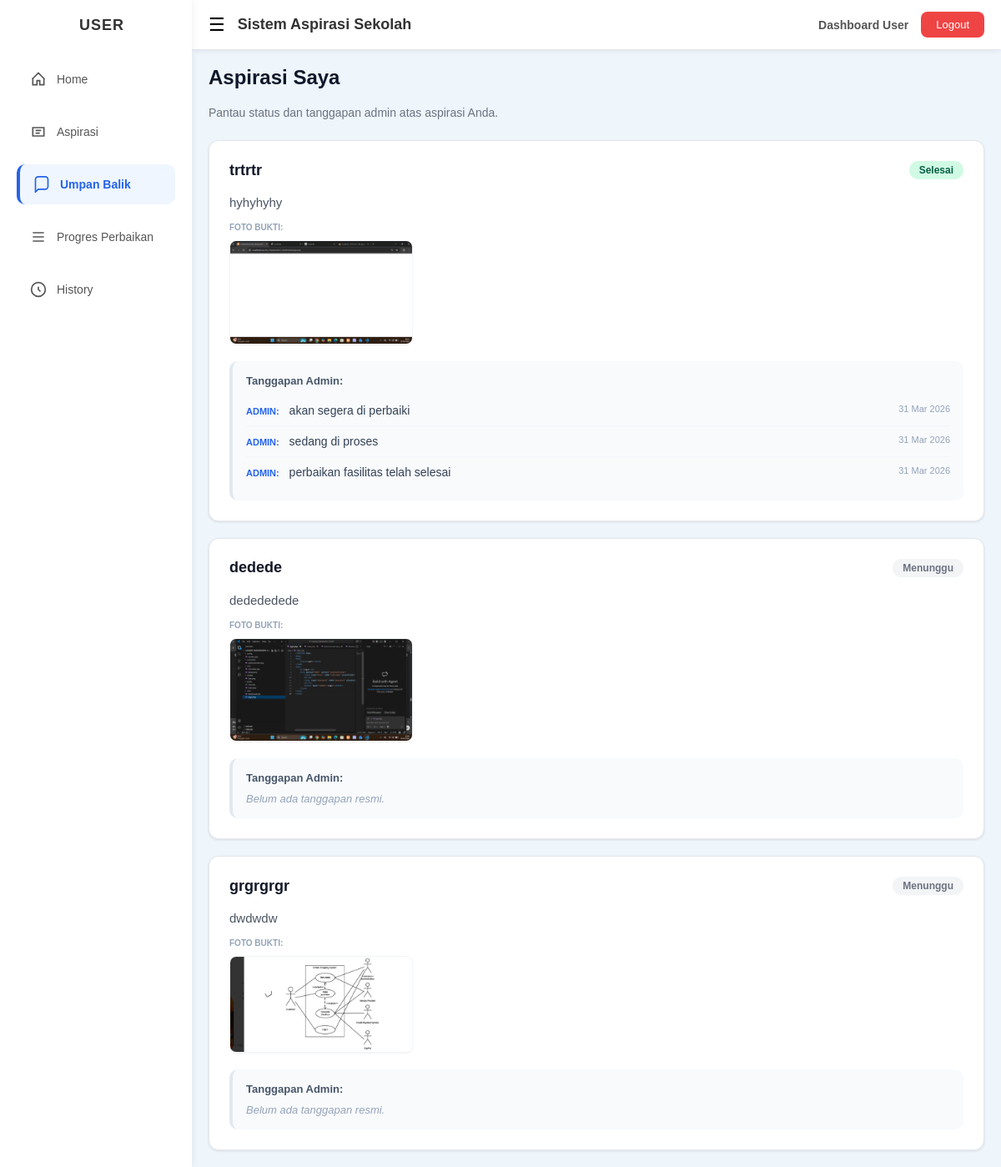
The page /views/user/umpanbalik.php (signed in) on the database as committed earlier.
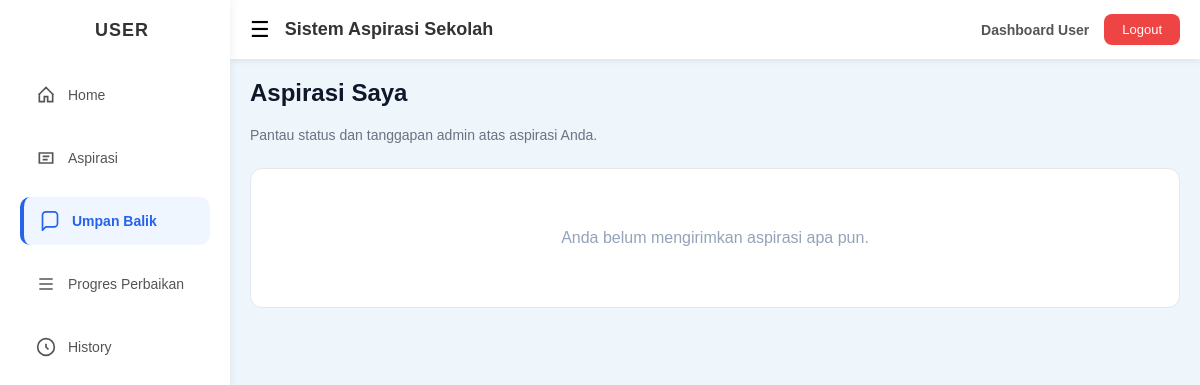
The same page on the database as committed later.
### tables this page shows
CREATE TABLE `aspirasi` (
  `id` int NOT NULL,
  `user_id` int DEFAULT NULL,
  `nama_lengkap` varchar(100) NOT NULL,
  `kelas` varchar(50) NOT NULL,
  `id_categori` int NOT NULL,
  `judul` varchar(255) DEFAULT NULL,
  `pesan` text NOT NULL,
  `foto` varchar(255) DEFAULT NULL,
  `status` enum('menunggu','diproses','selesai','ditolak') DEFAULT 'menunggu',
  `created_at` timestamp NOT NULL DEFAULT CURRENT_TIMESTAMP
);

CREATE TABLE `umpan_balik` (
  `id` int NOT NULL,
  `aspirasi_id` int NOT NULL,
  `tanggapan` text NOT NULL,
  `created_at` datetime DEFAULT CURRENT_TIMESTAMP
);

### controllers/c_umpanbalik.php (called while the page is built, shortened)
<?php
include_once __DIR__ . '/../models/m_umpanbalik.php';
$umpanbalik = new umpanbalik();
?>

### models/m_koneksi.php (called while the page is built, shortened)
<?php
class koneksi {
    private $server = "localhost";
    private $username = "root";
    private $pass = "";
    private $db = "ukk_3_reifanazkia";
    function __construct()
    {
        $this->koneksi = mysqli_connect(
            $this->server,
            $this->username,
            $this->pass,
            $this->db
        );
        mysqli_select_db($this->koneksi, $this->db);
        if ($this->koneksi) {
            return $this->koneksi;
        } else {
            echo "Koneksi ke Db Gagal";
        }
    }
}
?>

### models/m_umpanbalik.php (called while the page is built, shortened)
<?php
include_once __DIR__ . '/m_koneksi.php';
class umpanbalik
{
    public function tampil_data($user_id = null)
    {
        $conn = new koneksi();
        if ($user_id) {
            $sql = "SELECT * FROM aspirasi
                WHERE user_id = '$user_id'
                ORDER BY created_at DESC";
        } else {
            $sql = "SELECT * FROM aspirasi
                ORDER BY created_at DESC";
        }
        return mysqli_query($conn->koneksi, $sql);
    }
    public function riwayat($aspirasi_id)
    {
        $conn = new koneksi();
        return mysqli_query(
            $conn->koneksi,
            "SELECT *
             FROM umpan_balik
             WHERE aspirasi_id = '$aspirasi_id'
             ORDER BY created_at ASC"
        );
    }
}

### views/user/umpanbalik.php (the view, shortened to what this page needs)
<?php
include_once __DIR__ . '/../../controllers/c_umpanbalik.php';
include '../layout/header.php';
include '../layout/sidebar.php';
$userId = $_SESSION['data']['id'];
$data = $umpanbalik->tampil_data($userId);
?>
<h2 class="page-title">Aspirasi Saya</h2>
<p class="page-subtitle">Pantau status dan tanggapan admin atas aspirasi Anda.</p>
<div class="card-wrapper">
    <?php if ($data && mysqli_num_rows($data) > 0): ?>
        <?php while ($row = mysqli_fetch_object($data)) : ?>
            <div class="card-aspirasi">
                <div class="card-header">
                    <div class="judul-aspirasi"><?= htmlspecialchars($row->judul) ?></div>
                    <span class="status-pill <?= strtolower($row->status) ?>">
                        <?= ucfirst($row->status) ?>
                    </span>
                </div>
                <p class="isi-aspirasi"><?= nl2br(htmlspecialchars($row->pesan)) ?></p>
                <?php if (!empty($row->foto)) : ?>
                    <div>
                        <small style="display:block; font-size:10px; font-weight:800; color:#94a3b8; margin-bottom:5px; text-transform:uppercase;">Foto Bukti:</small>
                        <img src="../../assets/image/<?= $row->foto ?>"
                             class="user-foto-aspirasi"
                             onclick="window.open(this.src)"
                             title="Klik untuk memperbesar"
                             onerror="this.src='https://placehold.co/220x150?text=Foto+Tidak+Ditemukan'">
                    </div>
                <?php endif; ?>
                <div class="riwayat-section">
                    <div class="riwayat-title">Tanggapan Admin:</div>
                    <?php
                    $riwayat = $umpanbalik->riwayat($row->id);
                    if(mysqli_num_rows($riwayat) > 0):
                        while ($r = mysqli_fetch_object($riwayat)) : ?>
                            <div class="riwayat-item">
                                <div>
                                    <span class="admin-label">Admin:</span>
                                    <?= htmlspecialchars($r->tanggapan) ?>
                                </div>
                                <span class="timestamp">
                                    <?= date('d M Y', strtotime($r->created_at)) ?>
                                </span>
                            </div>
                        <?php endwhile;
                    else: ?>
                        <p style="font-size:13px; color:#94a3b8; margin:0;">
                            <i>Belum ada tanggapan resmi.</i>
                        </p>
                    <?php endif; ?>
                </div>
            </div>
        <?php endwhile; ?>
    <?php else: ?>
        <div style="text-align:center; padding:60px; background:#fff; border-radius:12px; border:1px solid #e5e7eb;">
            <p style="color:#94a3b8;">Anda belum mengirimkan aspirasi apa pun.</p>
        </div>
    <?php endif; ?>
</div>
<?php include '../layout/footer.php'; ?>

Rows that differ between the two databases and show on the page:
removed aspirasi: judul "trtrtr", status "Selesai", pesan "hyhyhyhy", foto (picture)
removed umpan_balik: tanggapan "akan segera di perbaiki", created_at "31 Mar 2026"
removed umpan_balik: tanggapan "sedang di proses", created_at "31 Mar 2026"
removed umpan_balik: tanggapan "perbaikan fasilitas telah selesai", created_at "31 Mar 2026"
removed aspirasi: judul "dedede", status "Menunggu", pesan "dedededede", foto (picture), shows "Belum ada tanggapan resmi."
removed aspirasi: judul "grgrgrgr", status "Menunggu", pesan "dwdwdw", foto (picture), shows "Belum ada tanggapan resmi."
Other text that changed with them:
text now shown: "Anda belum mengirimkan aspirasi apa pun."
